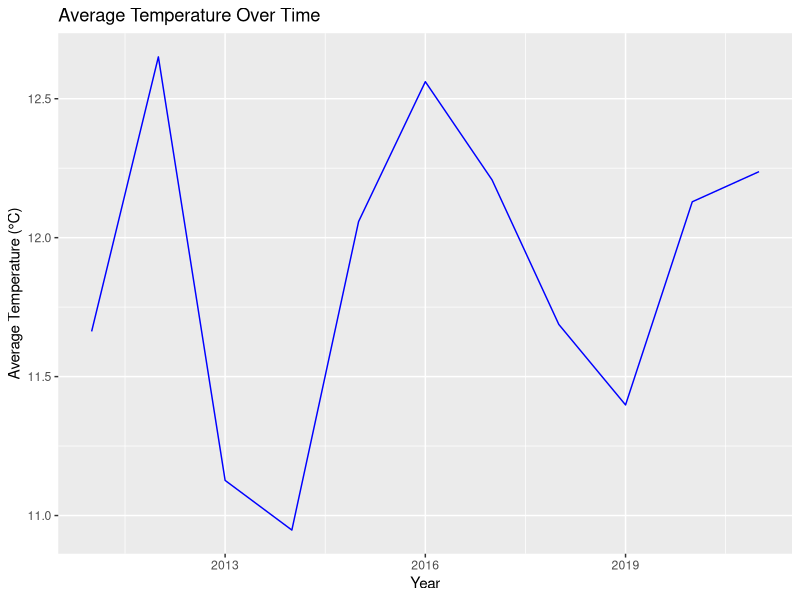
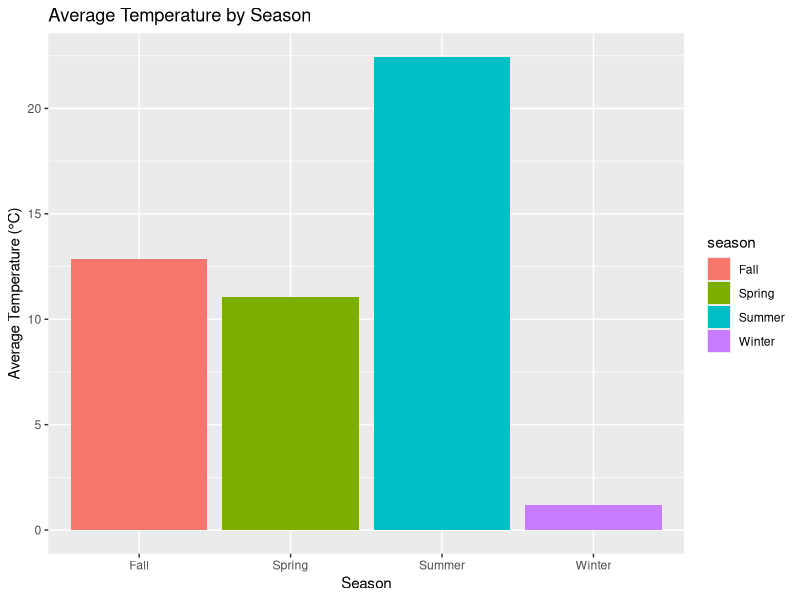
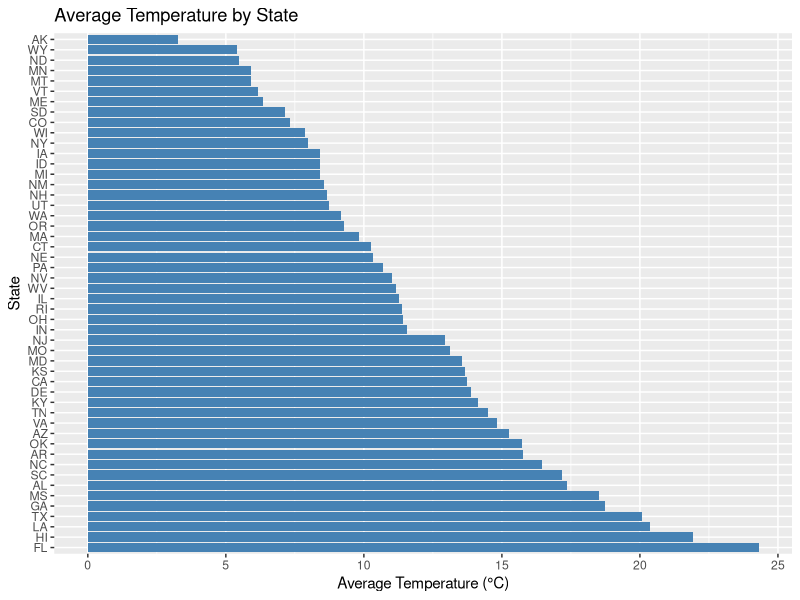

The R script that drew these images, in order:
## ---- chunk 1
knitr::opts_chunk$set(echo = TRUE)
library(tidyverse)
library(lubridate)
library(ggplot2)
library(lubridate)
library(knitr)
## ---- chunk 2
# Load datasets
asthma_data <- read_csv("data/asthma_data.csv")
temp_data <- read_csv("data/temp_data.csv")
## ---- chunk 3
# Summary of asthma data
asthma_summary <- asthma_data %>%
  summarize(
    avg_prevalence = mean(prevalence_percent, na.rm = TRUE),
    min_prevalence = min(prevalence_percent, na.rm = TRUE),
    max_prevalence = max(prevalence_percent, na.rm = TRUE)
  )

# Create a tidy table for asthma summary using kable
asthma_summary %>%
  knitr::kable(
    col.names = c("Average Prevalence (%)", "Minimum Prevalence (%)", "Maximum Prevalence (%)"),
    caption = "Summary Statistics for Asthma Prevalence"
  )

asthma_summary
## ---- chunk 4
# Summary of temperature data
temp_summary <- temp_data %>%
  summarize(
    avg_temp_overall = mean(avg_temp, na.rm = TRUE),
    min_temp = min(avg_temp, na.rm = TRUE),
    max_temp = max(avg_temp, na.rm = TRUE)
  )

# Create a tidy table for temperature summary
temp_summary %>%
  knitr::kable(
    col.names = c("Average Temperature (°C)", "Minimum Temperature (°C)", "Maximum Temperature (°C)"),
    caption = "Summary Statistics for Temperature Data"
  )

temp_summary
## ---- chunk 5
# Average temperature by year
yearly_temp_summary <- temp_data %>%
  group_by(year) %>%
  summarize(
    avg_temp = mean(avg_temp, na.rm = TRUE)
  )

# Create a tidy table for yearly temperature summary
yearly_temp_summary %>%
  knitr::kable(
    col.names = c("Year", "Average Temperature (°C)"),
    caption = "Average Temperature by Year"
  )

yearly_temp_summary
## ---- chunk 6
ggplot(yearly_temp_summary, aes(x = year, y = avg_temp)) +
  geom_line(color = "blue") +
  labs(
    title = "Average Temperature Over Time",
    x = "Year",
    y = "Average Temperature (°C)"
  )
## ---- chunk 7
# Average temperature by season
seasonal_temp_summary <- temp_data %>%
  group_by(season) %>%
  summarize(
    avg_temp = mean(avg_temp, na.rm = TRUE)
  )

# Create a tidy table for seasonal temperature summary
seasonal_temp_summary %>%
  knitr::kable(
    col.names = c("Season", "Average Temperature (°C)"),
    caption = "Average Temperature by Season"
  )

seasonal_temp_summary
## ---- chunk 8
ggplot(seasonal_temp_summary, aes(x = season, y = avg_temp, fill = season)) +
  geom_bar(stat = "identity") +
  labs(
    title = "Average Temperature by Season",
    x = "Season",
    y = "Average Temperature (°C)"
  )
## ---- chunk 9
# Temperature by state
state_temp_summary <- temp_data %>%
  group_by(state) %>%
  summarize(
    avg_temp = mean(avg_temp, na.rm = TRUE)
  )

ggplot(state_temp_summary, aes(x = reorder(state, -avg_temp), y = avg_temp)) +
  geom_bar(stat = "identity", fill = "steelblue") +
  coord_flip() +
  labs(
    title = "Average Temperature by State",
    x = "State",
    y = "Average Temperature (°C)"
  )
